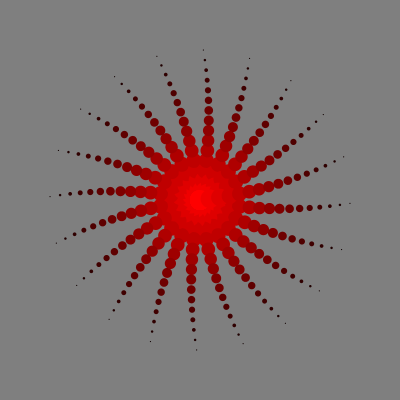
Frame 1 (no input)
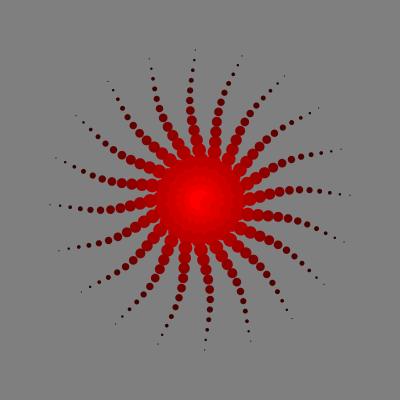
Frame 60 (the mouse pressed at the canvas centre just before this capture)
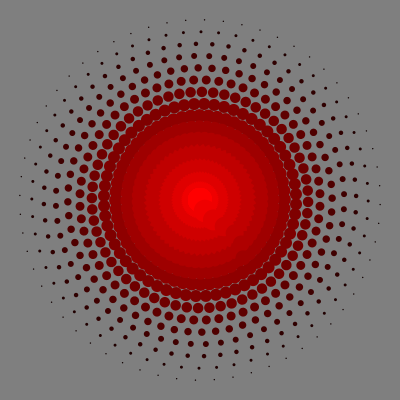
Frame 120 (the mouse held since frame 60 and released just before this capture)

The Processing sketch that drew these frames (run headless with seeded random() and noise(); from frame 60 on, the mouse is pressed at the canvas centre):

// Processing sketch: processing_86999
// ── processing_86999.pde

int tranches = 20;
float v = 0.01;
float s = 20;
float rs= 0.5;
float rr = 0.2;
void setup() {
  size(400,400);
  smooth();
  frameRate(30);
  noStroke();
}
 
void draw() {
  background(127);
   
  translate(width/2, height/2);
  rotate(frameCount * v);
  float tranche = 360 /tranches;
  for (float i = 0; i < 360 ; i = i+ tranche) {
     
    
    for ( float j = 0; j < 16 ; j++) {
      float ratio = j / 16.;
      fill((1-ratio)*255,0,0);
      pushMatrix();
      
      rotate(cos(frameCount * 0.01 *j* rs) * rr * (1-ratio));
      translate(j*s*0.5,0);
      ellipse(0,0,(1-ratio)*s,(1-ratio)*s);
      popMatrix();
    }
    
    rotate(radians(tranche));
  }
   
}
 
void mousePressed() {
   

  tranches = 360/int((360/random(5,80 )));
   
  v = random(0.005,0.02);
  s = random(5,25);
   rs = random(0.2,2);
   rr = random(0.05,0.3);
}
